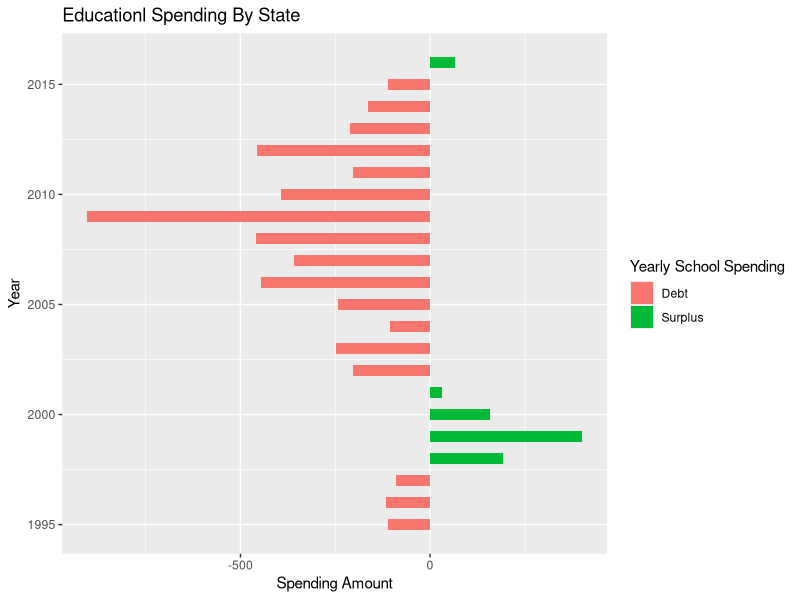

Source code (R):
# Load libraries
library("dplyr")
library("ggplot2")
library("stringr")

# Read in summary table
divergingMap <- function(df,state) {
  
  # Create new column to color the vaules
  df$Spending <- ifelse(df$Total.Revenue < df$Total.Expenditures,
                        "debt", "surplus")
  
  # Create new column to show amounts of surplus or debt
  df$Spending_Amount <- df$Total.Revenue - df$Total.Expenditures
  
  # use stringr to make each state have matching cases
  df$State.Name <- str_to_title(df[ ,"State.Name"])
 
  # create new dataframe with only the state of interest 
  df2 <- df %>% 
    filter(State.Name == state)
  
  # Create Diverging Barchart 
  ggplot(df2, aes(x = Year, y = Spending_Amount, label = Spending)) +
    geom_bar(stat = "identity", aes(fill = Spending), width = .5)  +
    scale_fill_manual(name = "Yearly School Spending",
                      labels = c("Debt", "Surplus"),
                      values = c("surplus" = "#00ba38", "debt" = "#f8766d")) +
    labs(title = "Educationl Spending By State", y = "Spending Amount") +
    coord_flip()
}
df <- read.csv("aggregate.csv", stringsAsFactors = F)
divergingMap(df, "Florida")
